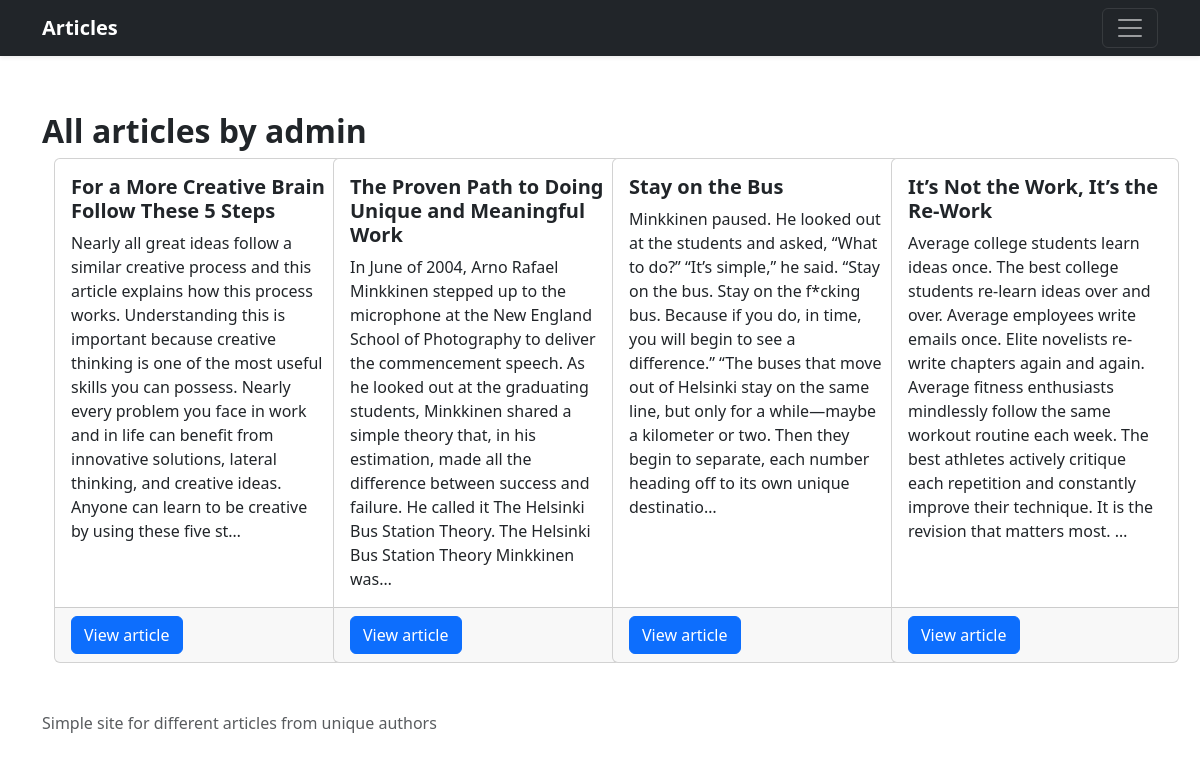
The page /user/admin/articles (signed in) on the database its author committed.
### blog/models.py (models this page shows, shortened)
class Article(models.Model):
    title = models.CharField(max_length=100)
    text = models.TextField()
    author = models.ForeignKey(User, on_delete=models.SET_NULL, null=True)
    tags = models.ManyToManyField('Tag', blank=True)
    date = models.DateTimeField(default=datetime.datetime.now)

### blog/views.py (the view)
# urls.py: path('user/<slug:slug>/articles', AllArticlesByUserView.as_view(), name='allArticles'),
class AllArticlesByUserView(TemplateView):
    template_name = 'blog/all_articles_by_user.html'
    def get(self, request, slug):
        articles = get_articles(author__username=slug)
        context = get_context_from_articles(articles)
        context.update({'articles_owner': slug})
        return render(request, self.template_name, context)

### blog/views.py (called while the page is built)
def get_articles(**kwargs):
    return Article.objects.filter(**kwargs)

def get_context_from_articles(articles):
    if not articles:
        context = {'message': 'Article(s) does not exist(s)'}
    else:
        context = {'articles': articles}
    return context

### templates/blog/all_articles_by_user.html (shortened to what this page needs)
{% extends 'base.html' %}
{% block content %}
    <div class="row">
        {% if articles %}
            <div class="col"><br>
                <h2><strong>All articles by {{ articles_owner }}</strong></h2>
            </div>
        {% endif %}
        <div class="col"><br>
        </div>
    </div>
    {% if articles %}
        <main>
            <div class="album">
                <div class="container">
                    <div class="row row-cols-1 row-cols-sm-2 row-cols-md-4 g-4">
                        {% for article in articles %}
                            <div class="col">
                                <div class="card h-100" style="width: 18rem;">
                                    <div class="card-body">
                                        <h5 class="card-title"><strong>{{ article.title }}</strong></h5>
                                        <p class="card-text">{{ article.text|truncatechars:400 }}</p>
                                    </div>
                                    <div class="card-footer">
                                        <a href="{% url 'articleDetail' article.pk %}" class="btn btn-primary">View
                                            article</a>
                                    </div>
                                </div>
                            </div>
                        {% endfor %}
                    </div>
                </div>
            </div>
        </main>
    {% endif %}
{% endblock content %}

### static/blog/css/main.css (style rules this page uses)
a { text-decoration: none; }

### rows shown on the page
Article: title "For a More Creative Brain Follow These 5 Steps", text "Nearly all great ideas follow a similar creative process and this article explains how this process works. Understanding this is important because creative thinking is one of the most useful skills you can possess. Nearly every problem you face in work and in life can benefit from innovative solutions, lateral thinking, and creative ideas. Anyone can learn to be creative by using these five st…"
Article: title "The Proven Path to Doing Unique and Meaningful Work", text "In June of 2004, Arno Rafael Minkkinen stepped up to the microphone at the New England School of Photography to deliver the commencement speech. As he looked out at the graduating students, Minkkinen shared a simple theory that, in his estimation, made all the difference between success and failure. He called it The Helsinki Bus Station Theory. The Helsinki Bus Station Theory Minkkinen was…"
Article: title "Stay on the Bus", text "Minkkinen paused. He looked out at the students and asked, “What to do?” “It’s simple,” he said. “Stay on the bus. Stay on the f*cking bus. Because if you do, in time, you will begin to see a difference.” “The buses that move out of Helsinki stay on the same line, but only for a while—maybe a kilometer or two. Then they begin to separate, each number heading off to its own unique destinatio…"
Article: title "It’s Not the Work, It’s the Re-Work", text "Average college students learn ideas once. The best college students re-learn ideas over and over. Average employees write emails once. Elite novelists re-write chapters again and again. Average fitness enthusiasts mindlessly follow the same workout routine each week. The best athletes actively critique each repetition and constantly improve their technique. It is the revision that matters most. …"

### other values the page prints
{{ articles_owner }} "admin"
